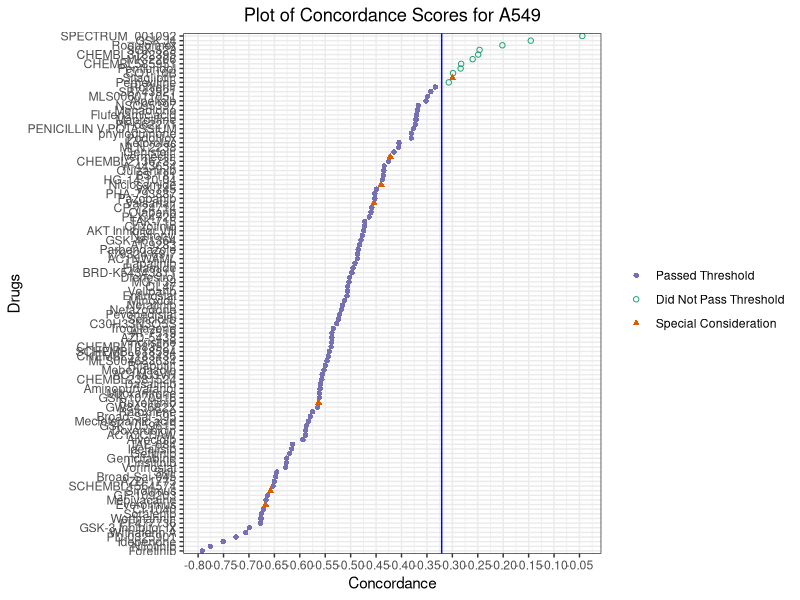
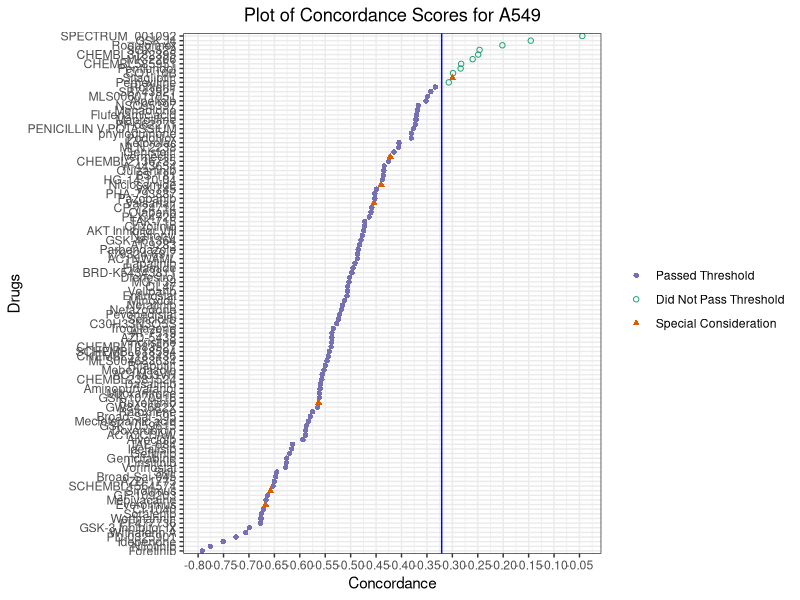
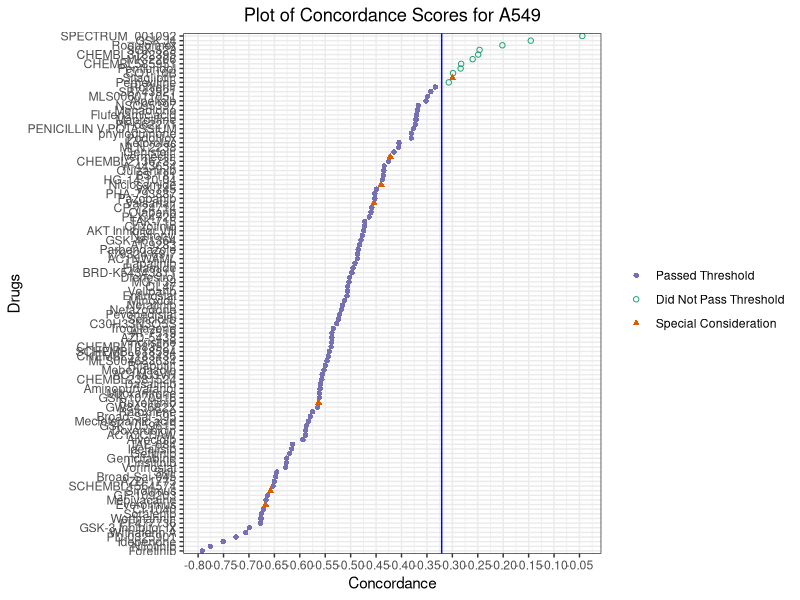

These figures' R source, in order:
library(tidyverse)
library(RColorBrewer)

special <-
  c("Niclosamide",
    "Ruxolitinib",
    "Sirolimus",
    "Valsartan",
    "Everolimus",
    "Ivermectin",
    "Sitagliptin")

col_spec <- cols(
  .default = col_double(),
  perturbagen = col_factor(),
  threshold = col_factor()
)

data <- read_csv("results/covid_cor_analysis_min.csv", col_types = col_spec) %>% 
  select(perturbagen, threshold, min_n1, min_a2) %>% 
  mutate(threshold = as_factor(threshold),
         arank = as.integer(rank(min_a2)),
         nrank = as.integer(rank(min_n1))) %>% 
  filter(threshold == 0.85) %>% 
  select(perturbagen, min_a2, arank) %>%
  mutate(passed = if_else(min_a2 < -0.321, "yes", "no"),
         passed = if_else(perturbagen %in% special, "special", passed),
         arank = as.integer(rank(arank)),
         perturbagen = reorder(perturbagen, arank)) %>% 
  arrange(min_a2)


p <- ggplot(data = data, mapping = aes(x = perturbagen, y = min_a2, color = passed, shape = passed))

mp <- p + geom_point() +
  coord_flip() +
  geom_hline(yintercept = -0.321, color = "blue", lwd = 0.5) +
  xlab("Drugs") +
  ylab("Concordance") +
  theme_bw() + 
#  scale_x_discrete(breaks = data$perturbagen[scale]) +
  scale_y_continuous(breaks = seq(-1, 0, by = 0.05)) +
  scale_shape_manual(name = element_blank(),
                     values = c(16, 1, 17),
                     breaks = c("yes", "no", "special"),
                     labels = c("Passed Threshold", "Did Not Pass Threshold", "Special Consideration")) +
  scale_color_brewer(name = element_blank(),
                     palette = "Dark2",
                     labels = c("Passed Threshold", "Did Not Pass Threshold", "Special Consideration"),
                     breaks = c("yes", "no", "special")) +
  ggtitle("Plot of Concordance Scores for A549") +
  theme(
    plot.title = element_text(hjust = 0.5)
  )

mp

ggsave(file.path("figures", "covid_drug_A549_0.85_concordance.png"), plot = mp, height = 11.8, width = 11.8)
ggsave(file.path("figures", "covid_drug_A549_0.85_concordance.pdf"), plot = mp, height = 11.8, width = 11.8)
